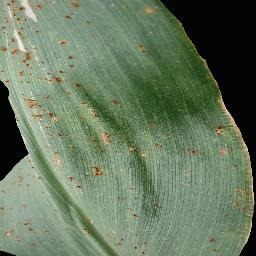
#> input picture frontend/assets/crops/maize.jpg, 256 x 256 px; its folder holds only this picture in this run
$ python -i severity_estimator.py   (imports and definitions only)
#> lines starting #> are read from the running program, lines starting #| are printed output that depends on the picture; after the words box and inside, x2 and y2 are one past the last pixel; in counts of white or black regions, pixels touching at a corner belong together
import cv2
import numpy as np
import os
from pathlib import Path


def estimate_severity(image_path):
    """
    Segments leaf from background, then segments lesions inside the leaf.
    Returns severity percentage, category, and an overlay image.
    """
#> called with image_path = '../frontend/assets/crops/maize.jpg'
    img = cv2.imread(str(image_path))
#> img is the input picture: shape (256, 256, 3); mean B, G, R 96.2, 121, 103.8
    if img is None:
        return 0.0, "Unknown", None

    img_rgb = cv2.cvtColor(img, cv2.COLOR_BGR2RGB)
    hsv = cv2.cvtColor(img, cv2.COLOR_BGR2HSV)
#> hsv: shape (256, 256, 3); mean H, S, V 48.1, 58.6, 121.4

    # 1. Segment the LEAF from the background
    # Green leaf range + brown/yellowish leaf range
    lower_green = np.array([25, 20, 20])
    upper_green = np.array([95, 255, 255])

    lower_brown = np.array([10, 20, 20])
    upper_brown = np.array([30, 255, 200])

    mask_green = cv2.inRange(hsv, lower_green, upper_green)
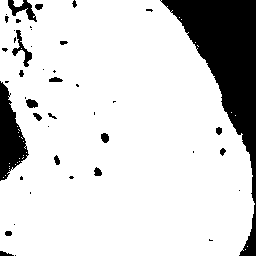
#> mask_green: shape (256, 256); 84% white; 45 black regions (26 under 20 px), largest, box (x1, y1, x2, y2) and area: (160, 0, 256, 256) 7674, (0, 81, 29, 181) 1578, (8, 0, 37, 22) 260
    mask_brown = cv2.inRange(hsv, lower_brown, upper_brown)
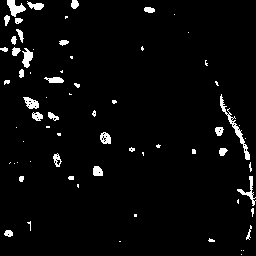
#> mask_brown: shape (256, 256); 3.6% white; 69 white regions (38 under 20 px), largest, box (x1, y1, x2, y2) and area: (220, 94, 250, 160) 278, (7, 0, 26, 17) 169, (237, 176, 256, 206) 136
    leaf_mask = cv2.bitwise_or(mask_green, mask_brown)
#> leaf_mask: shape (256, 256); 85.7% white; 43 black regions (38 under 20 px), largest, box (x1, y1, x2, y2) and area: (160, 0, 256, 256) 7497, (0, 81, 29, 181) 1575, (22, 0, 37, 22) 122, (16, 31, 27, 52) 59, (0, 251, 14, 256) 43

    # Clean up the leaf mask
    kernel = np.ones((5, 5), np.uint8)
    leaf_mask = cv2.morphologyEx(leaf_mask, cv2.MORPH_CLOSE, kernel)
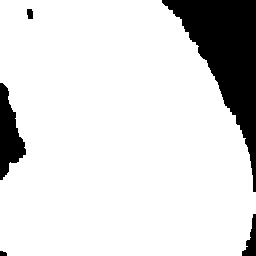
#> leaf_mask: shape (256, 256); 86.6% white; 5 black regions, box (x1, y1, x2, y2) and area: (162, 0, 256, 192) 7009, (0, 83, 26, 180) 1401, (242, 214, 256, 256) 297, (27, 9, 33, 19) 54, (0, 251, 7, 256) 30
    leaf_mask = cv2.morphologyEx(leaf_mask, cv2.MORPH_OPEN, kernel)
#> leaf_mask: shape (256, 256); 86.6% white; 5 black regions, box (x1, y1, x2, y2) and area: (162, 0, 256, 192) 7011, (0, 83, 26, 180) 1408, (242, 214, 256, 256) 300, (27, 9, 33, 19) 54, (0, 251, 7, 256) 30

    # 2. Segment LESIONS (brown, yellow, dark spots) inside the leaf
    lower_lesion = np.array([10, 50, 20])
    upper_lesion = np.array([30, 255, 200])

    lesion_mask = cv2.inRange(hsv, lower_lesion, upper_lesion)
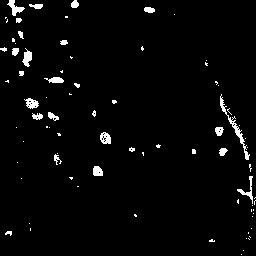
#> lesion_mask: shape (256, 256); 2.8% white; 80 white regions (55 under 20 px), largest, box (x1, y1, x2, y2) and area: (220, 94, 250, 160) 237, (7, 0, 25, 16) 119, (22, 48, 32, 67) 108

    # Apply the leaf mask so we only count lesions ON the leaf
    lesion_mask = cv2.bitwise_and(lesion_mask, leaf_mask)

    # Clean up lesions mask
    lesion_mask = cv2.morphologyEx(lesion_mask, cv2.MORPH_OPEN, kernel)
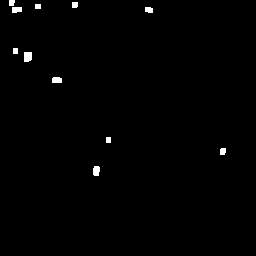
#> lesion_mask: shape (256, 256); 0.75% white; 11 white regions

    # 3. Calculate Severity
    leaf_pixels = cv2.countNonZero(leaf_mask)
#> leaf_pixels = 56733
    lesion_pixels = cv2.countNonZero(lesion_mask)
#> lesion_pixels = 490

    if leaf_pixels == 0:
        return 0.0, "Unknown", None

    severity_pct = (lesion_pixels / leaf_pixels) * 100.0
#> severity_pct = 0.864

    # Categorize based on rules: Mild <10%, Moderate 10-30%, Severe >30%
    if severity_pct < 10:
        category = "Mild"
    elif severity_pct <= 30:
        category = "Moderate"
    else:
        category = "Severe"

    # 4. Create Overlay
    overlay = img_rgb.copy()

    # Draw leaf outline in Green
    leaf_contours, _ = cv2.findContours(leaf_mask, cv2.RETR_EXTERNAL, cv2.CHAIN_APPROX_SIMPLE)
#> leaf_contours = 1 contour; box (x1, y1, x2, y2) and area: (0, 0, 256, 256) 56299
    cv2.drawContours(overlay, leaf_contours, -1, (0, 255, 0), 2)

    # Draw lesions in Red
    lesion_contours, _ = cv2.findContours(lesion_mask, cv2.RETR_EXTERNAL, cv2.CHAIN_APPROX_SIMPLE)
#> lesion_contours = 11 contours; largest, box (x1, y1, x2, y2) and area: (24, 52, 32, 62) 60, (93, 166, 100, 176) 48, (52, 77, 62, 83) 43, (12, 7, 22, 13) 40, (145, 7, 153, 13) 31
    cv2.drawContours(overlay, lesion_contours, -1, (255, 0, 0), -1)
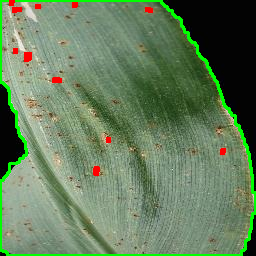
#> overlay: shape (256, 256, 3); mean R, G, B 101.1, 125.8, 92.3

    # Blend with original
    alpha = 0.5
    overlay = cv2.addWeighted(img_rgb, 1 - alpha, overlay, alpha, 0)
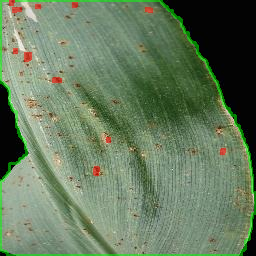
#> overlay: shape (256, 256, 3); mean R, G, B 102.5, 123.4, 94.3

    return severity_pct, category, overlay


# [24 lines not run here, left out]

>>> result = estimate_severity('../frontend/assets/crops/maize.jpg')
